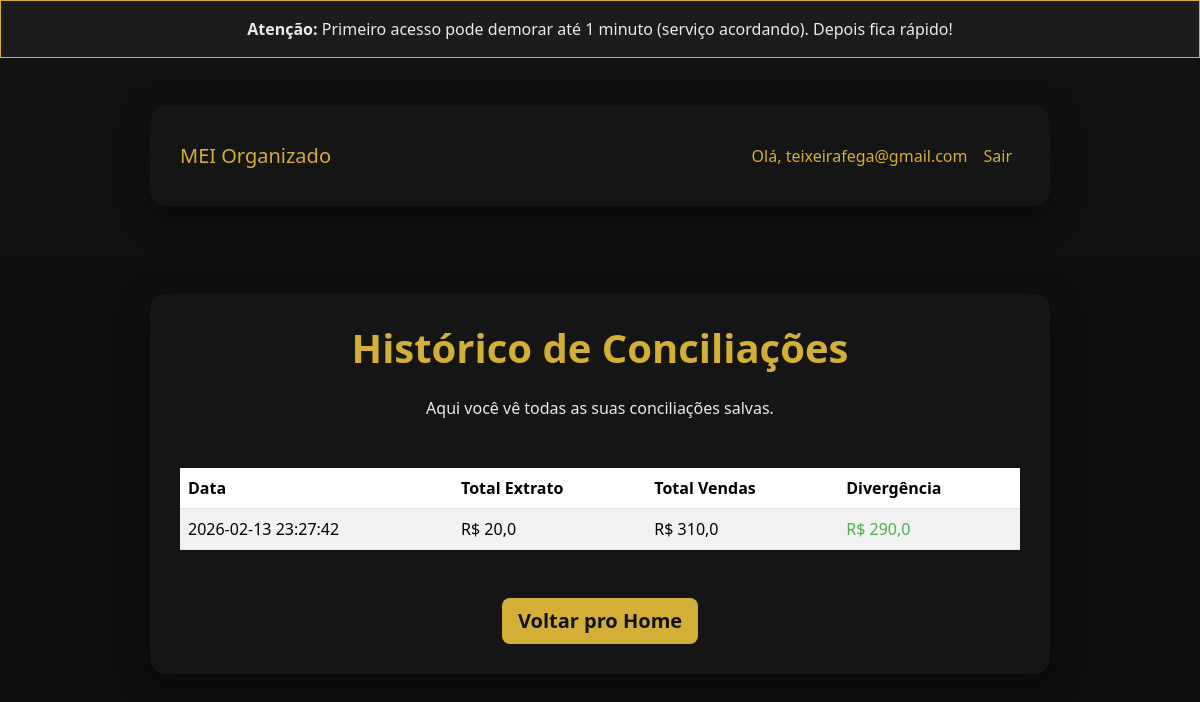
Page /historico (signed in) on the earlier database version.
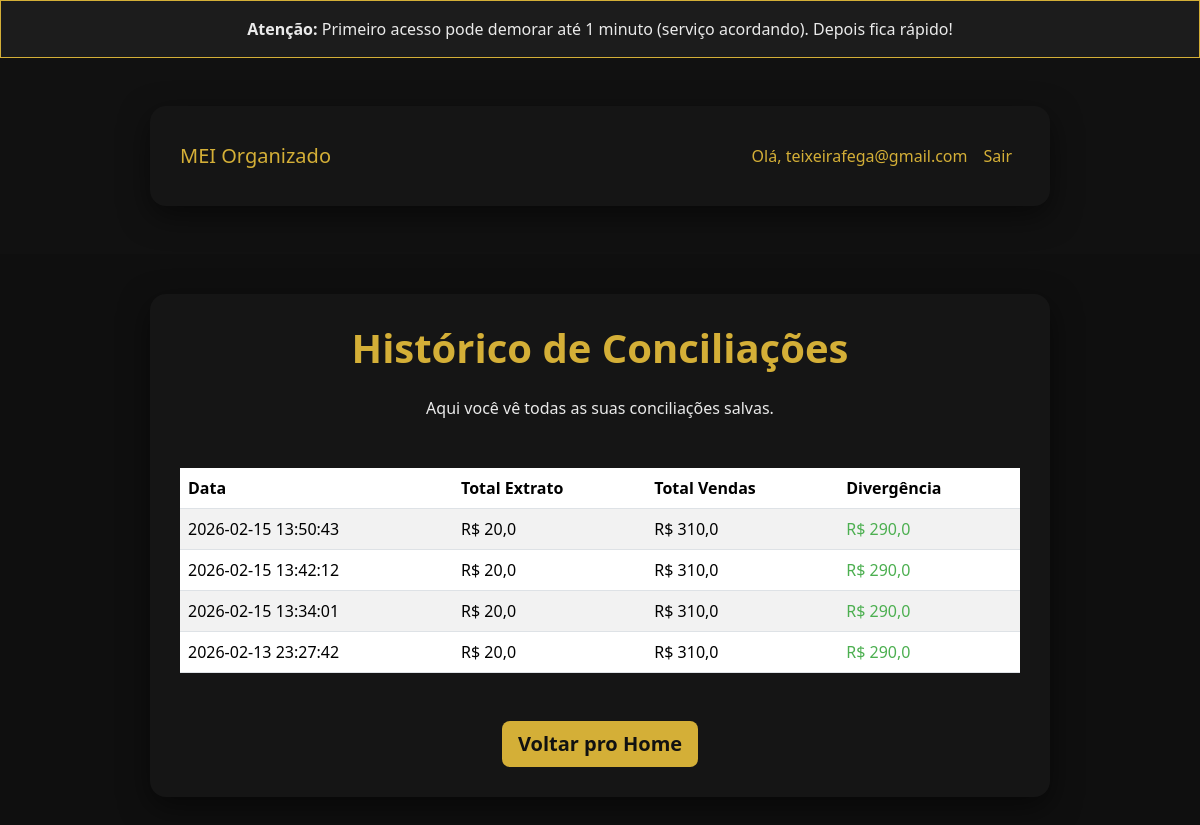
Same page on the later database version.
### tables this page shows
CREATE TABLE users
             (id INTEGER PRIMARY KEY, email TEXT UNIQUE, password TEXT, is_pro INTEGER DEFAULT 0);

CREATE TABLE conciliacoes
             (id INTEGER PRIMARY KEY, user_id INTEGER, data TEXT, total_extrato REAL, total_vendas REAL, divergencia REAL);

### app.py (the view)
@app.route('/historico')
@login_required
def historico():
    c.execute("SELECT data, total_extrato, total_vendas, divergencia FROM conciliacoes WHERE user_id = ? ORDER BY id DESC", (current_user.id,))
    conciliacoes = c.fetchall()
    return render_template('historico.html', conciliacoes=conciliacoes)

### app.py (called while the page is built)
@login_manager.user_loader
def load_user(user_id):
    c.execute("SELECT id, email, is_pro FROM users WHERE id = ?", (user_id,))
    row = c.fetchone()
    if row:
        return User(row[0], row[1], row[2])
    return None

### templates/historico.html (shortened to what this page needs)
<!DOCTYPE html>
<html lang="pt-BR">
<head>
    <link href="https://cdn.jsdelivr.net/npm/bootstrap@5.3.3/dist/css/bootstrap.min.css" rel="stylesheet">
</head>
<body>
    <div class="alert alert-info text-center mb-0 rounded-0">
        <strong>Atenção:</strong> Primeiro acesso pode demorar até 1 minuto (serviço acordando). Depois fica rápido!
    </div>
    <nav class="navbar navbar-expand-lg navbar-light bg-light">
        <div class="container">
            <a class="navbar-brand" href="/">MEI Organizado</a>
            <div class="navbar-nav ms-auto">
                <span class="nav-link">Olá, {{ current_user.email }}</span>
                <a class="nav-link" href="{{ url_for('logout') }}">Sair</a>
            </div>
        </div>
    </nav>
    <div class="container">
        <h1 class="text-center mb-4">Histórico de Conciliações</h1>
        <p class="text-center mb-5">Aqui você vê todas as suas conciliações salvas.</p>
        {% if conciliacoes %}
            <table class="table table-striped table-hover">
                <thead>
                    <tr>
                        <th>Data</th>
                        <th>Total Extrato</th>
                        <th>Total Vendas</th>
                        <th>Divergência</th>
                    </tr>
                </thead>
                <tbody>
                    {% for conc in conciliacoes %}
                        <tr>
                            <td>{{ conc[0] }}</td>
                            <td>R$ {{ conc[1]|round(2)|string|replace('.', ',') }}</td>
                            <td>R$ {{ conc[2]|round(2)|string|replace('.', ',') }}</td>
                            <td {% if conc[3] >= 0 %}class="text-success"{% else %}class="text-danger"{% endif %}>
                                R$ {{ conc[3]|round(2)|string|replace('.', ',') }}
                            </td>
                        </tr>
                    {% endfor %}
                </tbody>
            </table>
        {% else %}
            <div class="alert alert-info text-center">
                Ainda não há conciliações salvas. Faça uma nova no <a href="{{ url_for('home') }}">home</a>.
            </div>
        {% endif %}
        <div class="text-center mt-5">
            <a href="{{ url_for('home') }}" class="btn btn-primary btn-lg">Voltar pro Home</a>
        </div>
    </div>
</body>
</html>

### templates/historico.html (style rules this page uses)
body { background: #0F0F0F; font-family: system-ui, sans-serif; color: #EAEAEA; }
.container { max-width: 900px; margin: 40px auto; padding: 30px; background: #151515; border-radius: 16px; box-shadow: 0 10px 30px rgba(0,0,0,0.5); }
h1 { color: #D4AF37; font-weight: 700; }
.navbar { background: #111 !important; }
.navbar-brand, .nav-link { color: #D4AF37 !important; font-weight: 500; }
.btn-primary { background: #D4AF37; border: none; color: #111; font-weight: 600; }
.table { margin-top: 30px; color: #EAEAEA; }
.table thead { background: #1C1C1C; color: #D4AF37; }
.table-striped tbody tr:nth-of-type(odd) { background-color: #181818; }
.alert-info { background: #1C1C1C; border: 1px solid #D4AF37; color: #EAEAEA; }
.text-success { color: #4CAF50 !important; }
a { color: #D4AF37; }

Differences in the rows shown:
added conciliacoes: data "2026-02-15 13:50:43", total_extrato "20,0", total_vendas "310,0", divergencia "290,0"
added conciliacoes: data "2026-02-15 13:42:12", total_extrato "20,0", total_vendas "310,0", divergencia "290,0"
added conciliacoes: data "2026-02-15 13:34:01", total_extrato "20,0", total_vendas "310,0", divergencia "290,0"
